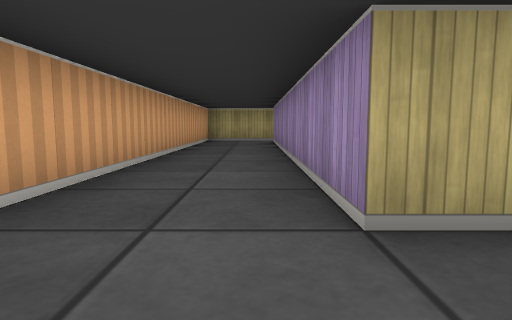
[1] (above)

19 first-person views from a walk through a cub3D maze. The camera is about half as high as the walls, tilts 6° down and sees 75° across. The floor is counted in squares. Each view is taken from the middle of a square. On the plan, view 1 faces up. The plan holds only what a view shows up to about 9 squares ahead; the rest is blank.

[2]
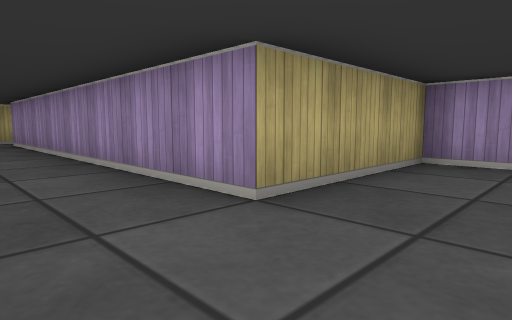

[3]
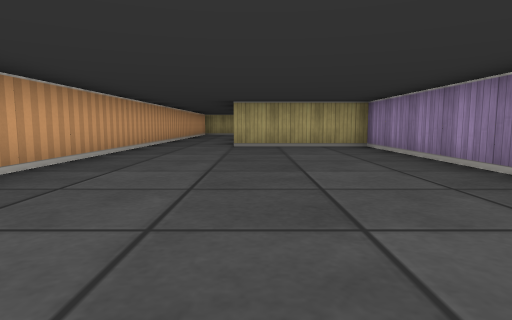

[4]
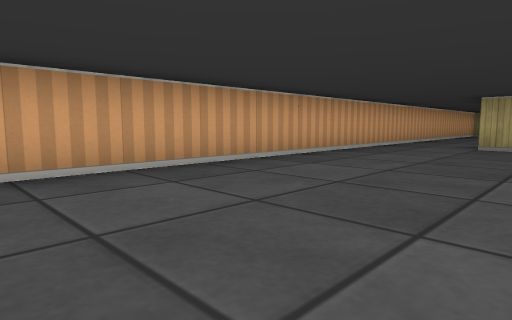

[5]
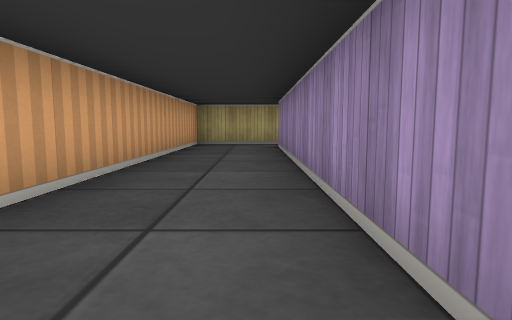

[6]
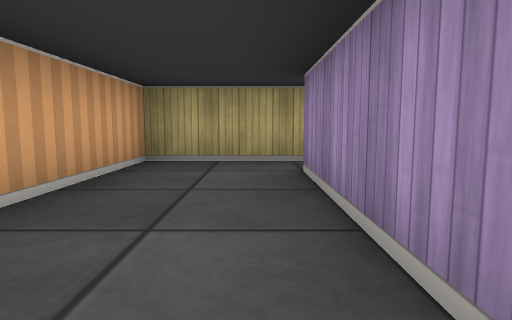

[7]
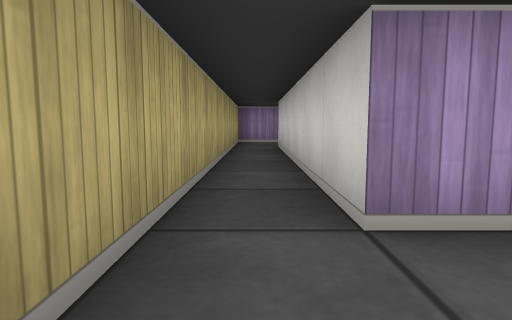

[8]
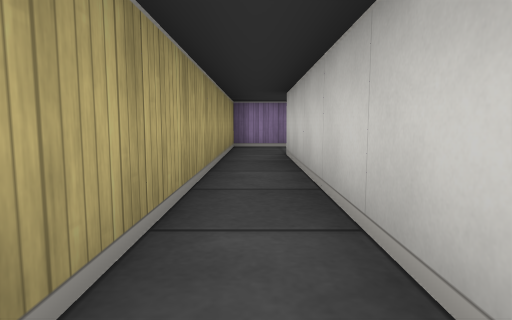

[9]
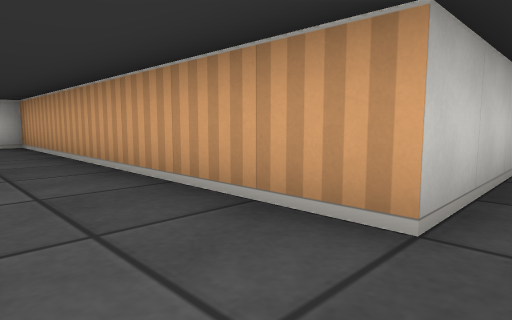

[10]
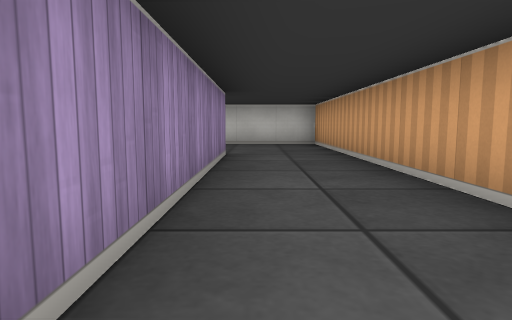

[11]
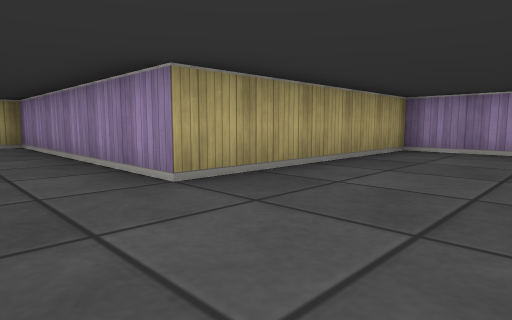

[12]
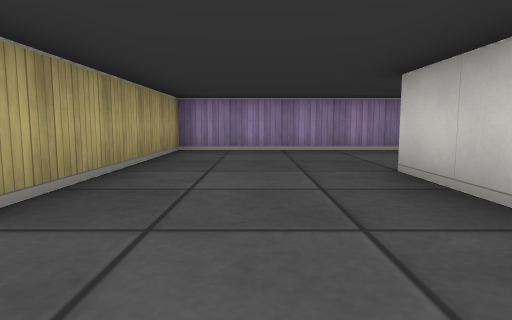

[13]
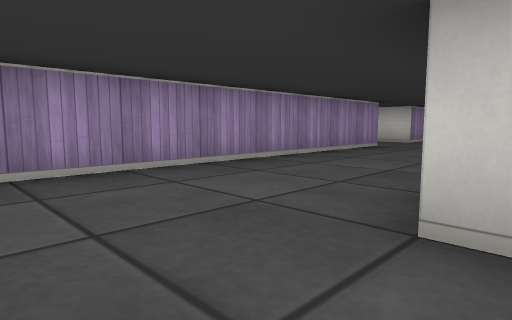

[14]
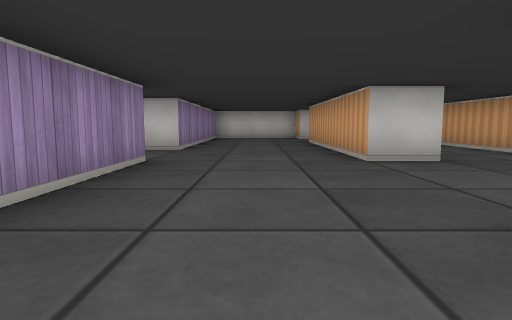

[15]
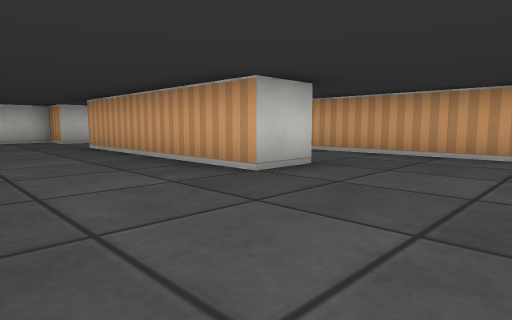

[16]
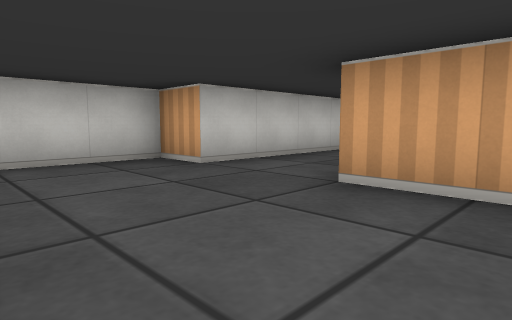

[17]
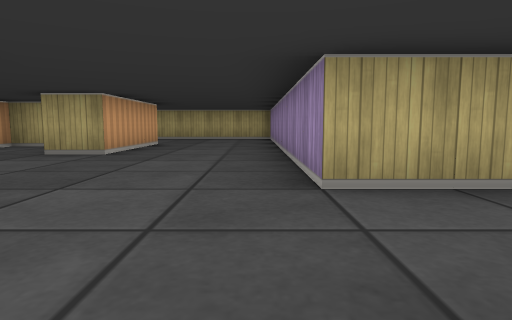

[18]
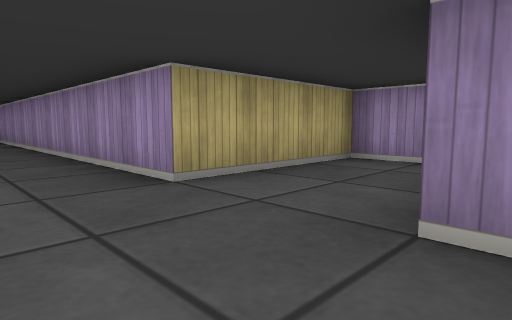

[19]
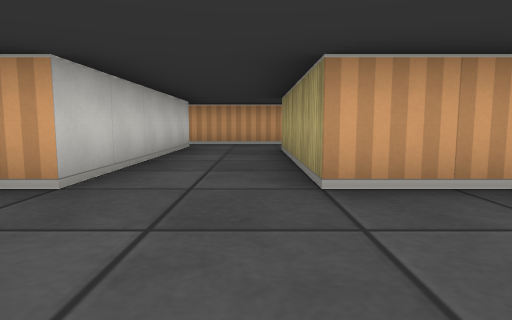

### Floor plan
Ten units are one square. View 1 is at (0, 0); x grows to the right and y downward. Boxes are objects, and circles mark ways between rooms. Rooms are numbered by the first view taken in them; rooms with no view inside come last. Other rooms are left out.
<svg viewBox="-20 -110 190 240">
<path fill="none" stroke="#000" d="M35 29 35 -15 5 -15 5 -95 65 -95M65 -105 -15 -105 -15 56M94 45 105 45 105 95 65 95M75 26 75 81M82 -5 75 -5M165 56 165 45 135 45 135 -45 85 -45 85 -105 65 -105M135 91 135 65 142 65M45 92 45 118M55 115 105 115 105 125 125 125M65 -95 65 -15 105 -15 105 15 95 15"/>
<circle cx="60" cy="-100" r="3" fill="#2a7"/>
<text x="10" y="-10">1</text>
<text x="100" y="30">2</text>
</svg>
Room 1 opens to room 2.

Where each view was taken, in squares from view 1:
view 1: 0 up, 0 right, facing up
view 2: 0 up, 1 left, facing up-right
view 3: 6 down, 1 right, facing up
view 4: 6 down, 2 right, facing up-left
view 5: 2 up, 0 right, facing up
view 6: 6 up, 0 right, facing up
view 7: 10 up, 1 left, facing right
view 8: 10 up, 1 right, facing right
view 9: 10 up, 8 right, facing down-left
view 10: 10 up, 8 right, facing down
view 11: 2 up, 7 right, facing up-right
view 12: 3 up, 7 right, facing right
view 13: 3 up, 10 right, facing down-right
view 14: 0 up, 12 right, facing down
view 15: 2 down, 13 right, facing down-left
view 16: 8 down, 13 right, facing down-left
view 17: 7 down, 13 right, facing up
view 18: 7 down, 12 right, facing up-right
view 19: 10 down, 13 right, facing left
